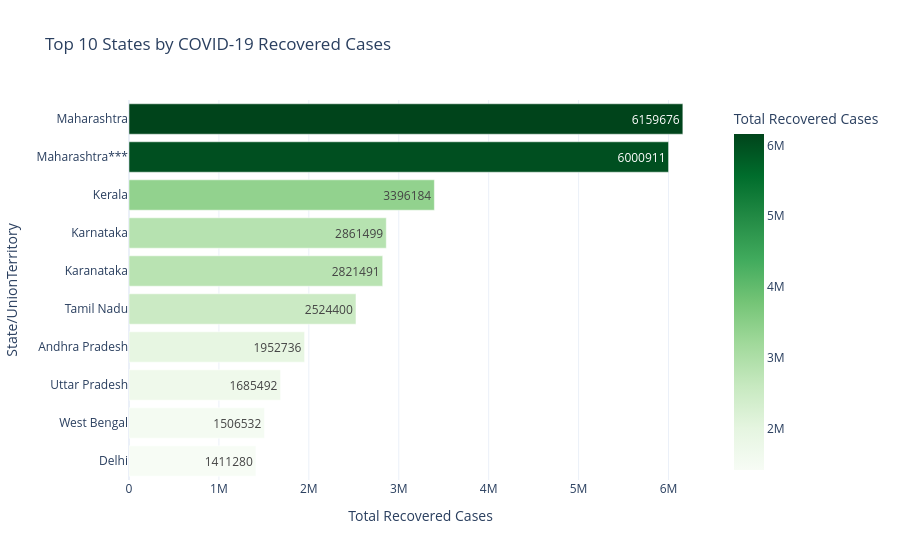

Notebook code for this chart:
### Code cell
# Top 10 States by COVID-19 Recovered Cases

fig = px.bar(
    top_10_recovered,
    x="Cured",
    y="State/UnionTerritory",
    orientation="h",
    color="Cured",
    text="Cured",
    title="Top 10 States by COVID-19 Recovered Cases",
    labels={
        "Cured": "Total Recovered Cases",
        "State?UnionTerritory": "State"
    },
    color_continuous_scale="Greens"
)

fig.update_layout(
    yaxis={"categoryorder": "total ascending"},
    template = "plotly_white"
)

fig.show()

### Figure 1 — Plotly figure (JSON) as saved in the notebook; plotly's stock layout.template omitted (floating-point values rounded to 4 significant figures)
{"data": [{"hovertemplate": "Total Recovered Cases=%{marker.color}<br>State/UnionTerritory=%{y}<extra></extra>", "legendgroup": "", "marker": {"color": [6159676, 6000911, 3396184, 2861499, 2821491, 2524400, 1952736, 1685492, 1506532, 1411280], "coloraxis": "coloraxis", "pattern": {"shape": ""}}, "name": "", "orientation": "h", "showlegend": false, "text": [6160000.0, 6001000.0, 3396000.0, 2861000.0, 2821000.0, 2524000.0, 1953000.0, 1685000.0, 1507000.0, 1411000.0], "textposition": "auto", "type": "bar", "x": [6159676, 6000911, 3396184, 2861499, 2821491, 2524400, 1952736, 1685492, 1506532, 1411280], "xaxis": "x", "y": ["Maharashtra", "Maharashtra***", "Kerala", "Karnataka", "Karanataka", "Tamil Nadu", "Andhra Pradesh", "Uttar Pradesh", "West Bengal", "Delhi"], "yaxis": "y"}], "layout": {"barmode": "relative", "coloraxis": {"autocolorscale": false, "colorbar": {"title": {"text": "Total Recovered Cases"}}, "colorscale": [[0, "rgb(247,252,245)"], [0.125, "rgb(229,245,224)"], [0.25, "rgb(199,233,192)"], [0.375, "rgb(161,217,155)"], [0.5, "rgb(116,196,118)"], [0.625, "rgb(65,171,93)"], [0.75, "rgb(35,139,69)"], [0.875, "rgb(0,109,44)"], [1, "rgb(0,68,27)"]]}, "legend": {"tracegroupgap": 0}, "title": {"text": "Top 10 States by COVID-19 Recovered Cases"}, "xaxis": {"anchor": "y", "domain": [0, 1], "title": {"text": "Total Recovered Cases"}}, "yaxis": {"anchor": "x", "categoryorder": "total ascending", "domain": [0, 1], "title": {"text": "State/UnionTerritory"}}}}
